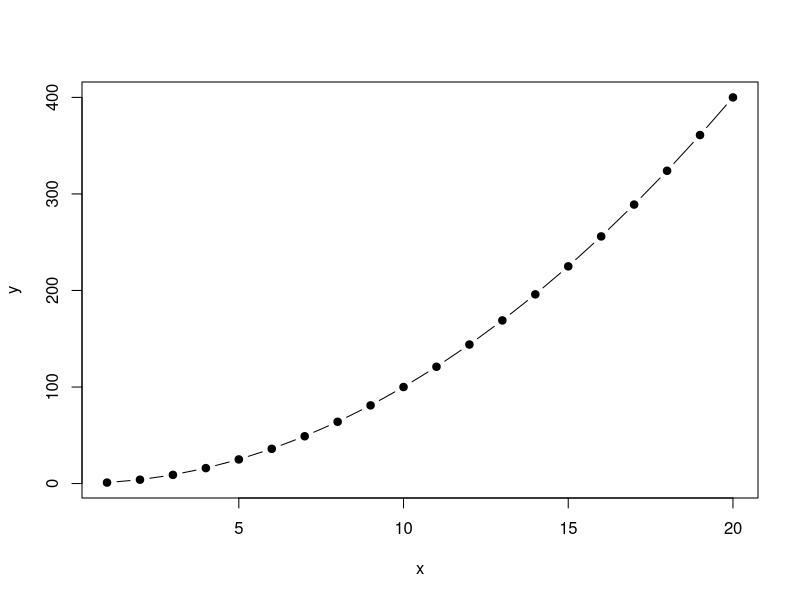
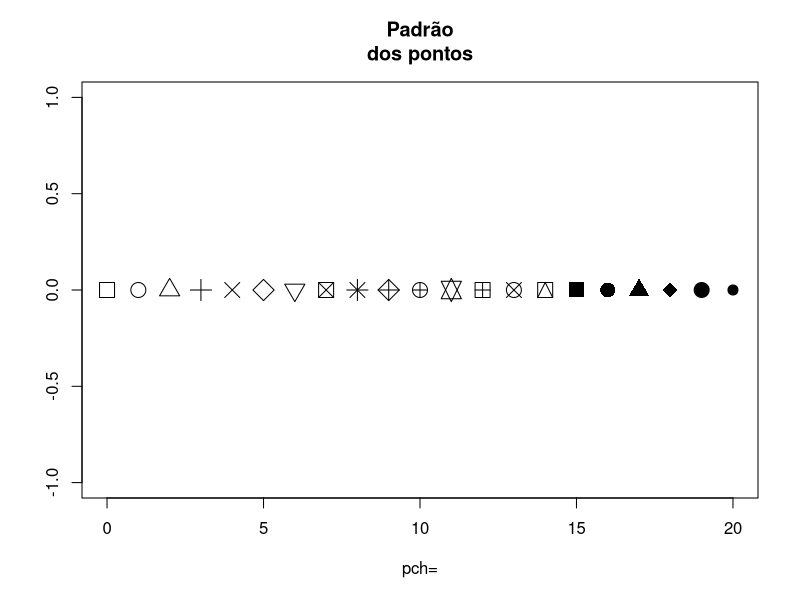
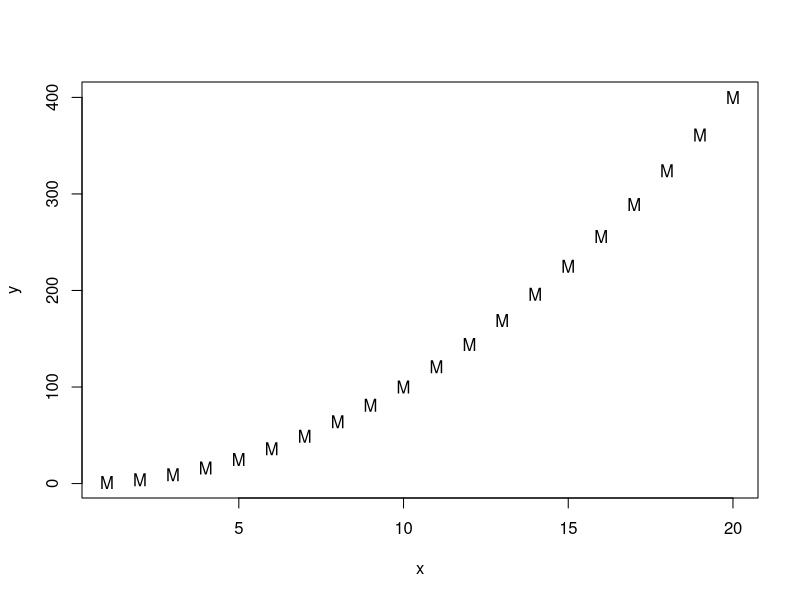
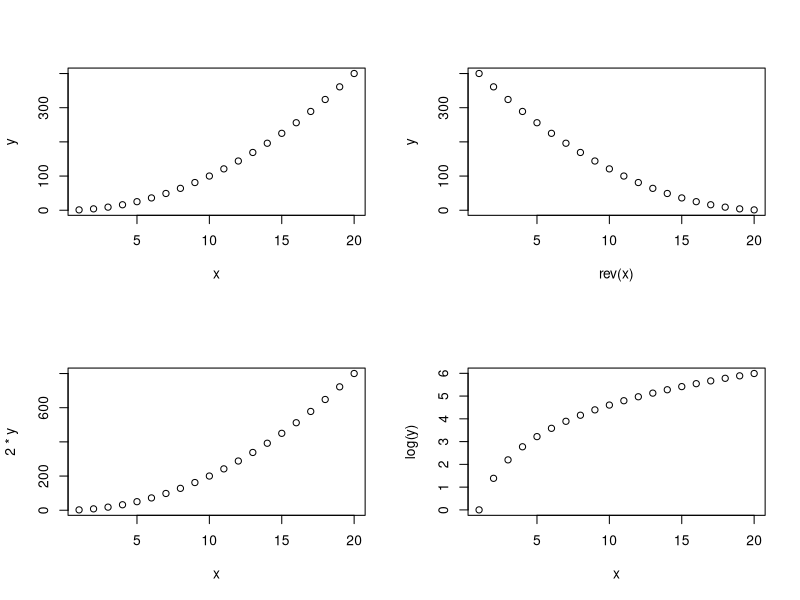
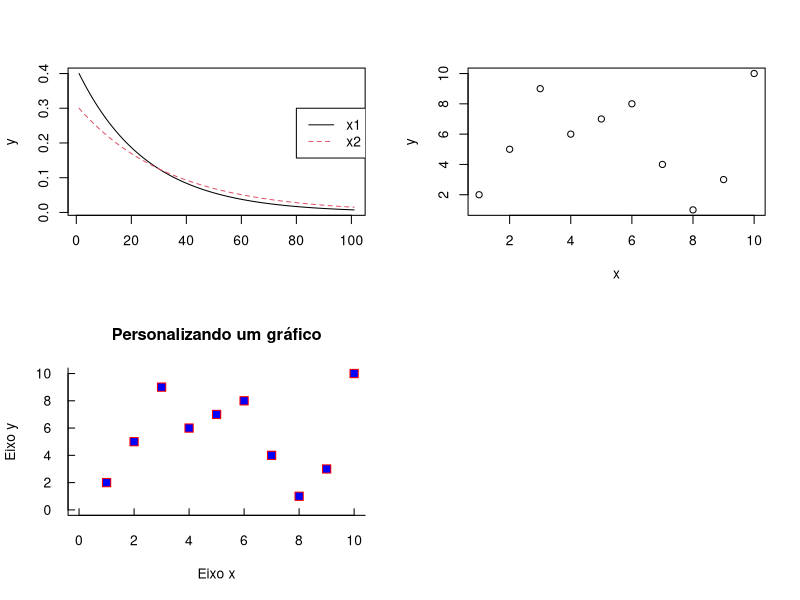

Write the R code that produced these figures, in order. (Note: this script raises an error after producing the figures.)




#COMO CRIAR UM GRÁFICO
x<-1:20
y = x^2
plot(x,y,type = "b", pch=19)


#PADRÃO DOS PONTOS
plot(0:20, #coord. eixo das abscissas
     rep(0,21), #coord. eixo das ordenadas
     pch=0:20, #estilo dos pontos
     cex = 2, # tamanho dos pontos
     main = "Padrão\ndos pontos", #titulo (NOTE O \N)
     xlab = "pch=", #tecto dos eixos das abscissas
     ylab="") #sem texto nas ordenadas
     

#CARACTER COMO PADRAO DE PONTO
plot(x,y,pch="M")


#VARIOS GRAFICOS NA MESMA JANELA
par(mfrow=c(2,2)) #arranjo "2 por 2"
plot(x,y)
plot(rev(x),y)
plot(x,2*y)
plot(x,log(y))


#VARIAS CURVAS EM UM GRAFICO
x <-seq(0,10,0.1)
x1<-0.4*exp(-0.4*x)
x2<-0.3*exp(-0.3*x)
y<-cbind(x1,x2)
matplot(y,type="l")
legend(80,0.3,c("x1","x2"), lty= c(1,2), col=c(1,2))


#PERSONALIZANDO GRAFICOS
x<-1:10
y<-c(2,5,9,6,7,8,4,1,3,10)
x;y

#1o gráfico
plot(x,y)


#2o gráfico
plot(x,y,                     #plota x e y
     xlab = "Eixo x",         #nomeia o eixo x
     ylab = "Eixo y",         #nomeia o eixo y
     main="Personalizando um gráfico", # titulo
     xlim = c(0,10), #limites do eixo x
     ylim = c(0,10), #limites do eixo y
     col = "red",    #cor dos pontos
     pch = 22,       #formato dos pontos
     bg = "blue",    #cor do preenchimento
     tcl = 0.4,      #tamanho dos traços dos eixos
     las = 1,        #orientaçãp dps valores nos eixos
     cex = 1.5,      #tamanho do ponto
     bty='l')        #altera as bordas




hist(x,         #histograma de x
     right = T,  #intervalos fechados a direita
     include.lowest = F, #não soma extremos do vetor
     breaks = 1:6 #intervalos de classes
)

x= c(2,2,2,2,2,2,3,3,3,3,3,4,4,4,4,5,5,6)
hist(x)
table(x)

hist(x,
     right = T,include.lowest = F,breaks = 1:6)



x= c(27,22,20,21,25,26,38,31,35,3,23,14,24,34,44,51,15,6)
hist(x)
table(x)
hist(x,
     nc=6,
     right=F,
     main="Histograma",
     xlab="tempo em minutos",
     ylab="frequencia",
     col="green",
     density= 25
)

